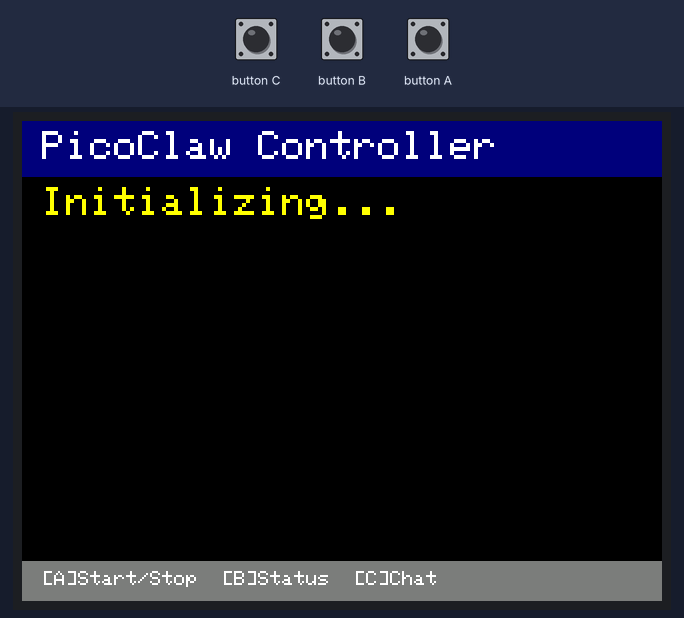
The sketch below on a simulated ESP32. Shown: 320×240 colour display. The test bench sets the inputs (shaded band). What the sketch prints to the serial monitor is not drawn.

Above: at 3.4 s.
3.5 s: button B pressed for 0.15 s
At 4.7 s:
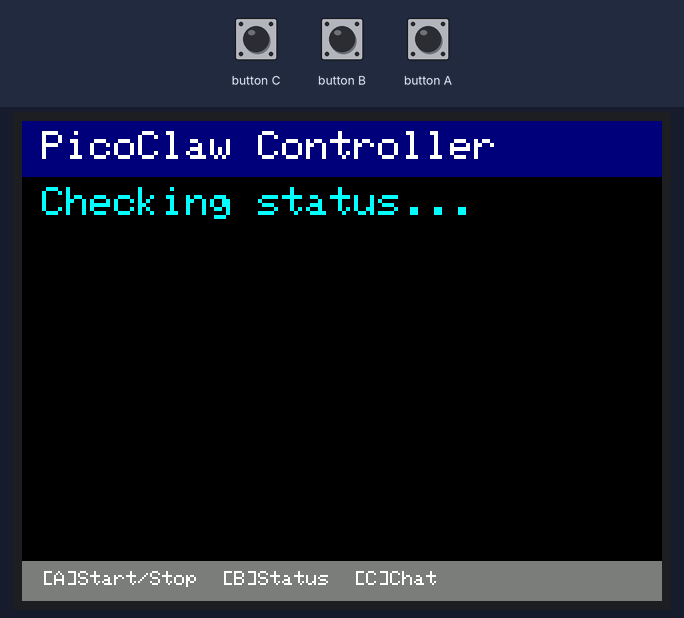
5.1 s: button C pressed for 0.15 s
At 6.4 s:
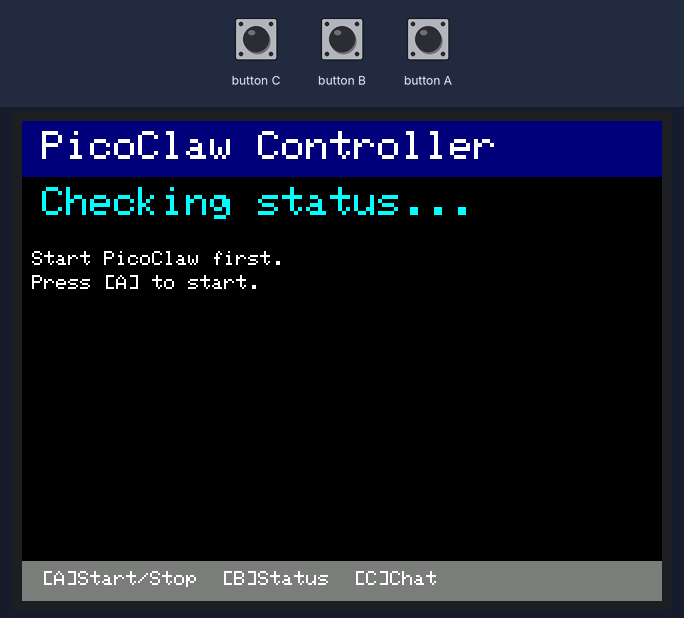
Timing chart, 0 to 8.1 s (numbered marks = the images above; inputs shaded):
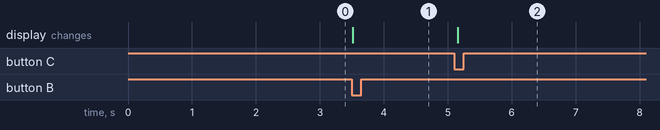

The sketch:

m5stack_picoclaw.ino
```cpp
/**
 * M5Stack PicoClaw Controller
 *
 * M5Stack Basic/Gray から LLM Module 上の PicoClaw を制御する
 * Arduino スケッチ。
 *
 * 機能:
 *   - ボタンA: PicoClaw 起動/停止
 *   - ボタンB: ステータス確認
 *   - ボタンC: チャットモード（シリアルから入力）
 *   - 画面: ステータス表示、チャット応答表示
 *
 * 必要なライブラリ:
 *   - M5Stack (Board Manager: M5Stack)
 *   - ArduinoJson
 *
 * 接続:
 *   M5Stack Core (ESP32) <--UART--> LLM Module (AX630C)
 *   Port C: GPIO16(RX), GPIO17(TX) @ 115200bps
 */

#include <M5Stack.h>
#include <ArduinoJson.h>

// --- UART 設定 ---
#define LLM_SERIAL    Serial2
#define LLM_BAUD      115200
#define LLM_RX_PIN    16  // Port C RX
#define LLM_TX_PIN    17  // Port C TX

// --- 状態管理 ---
enum AppState {
    STATE_INIT,
    STATE_READY,
    STATE_STARTING,
    STATE_RUNNING,
    STATE_CHATTING,
    STATE_ERROR
};

AppState currentState = STATE_INIT;
String lastResponse = "";
String inputBuffer = "";
unsigned long lastPingTime = 0;
const unsigned long PING_INTERVAL = 10000;  // 10秒ごとにping

// --- 画面レイアウト ---
const int HEADER_Y = 0;
const int STATUS_Y = 30;
const int CONTENT_Y = 60;
const int FOOTER_Y = 220;

// --- 関数プロトタイプ ---
void drawHeader();
void drawStatus(const char* status, uint16_t color);
void drawContent(const String& text);
void drawFooter();
void sendCommand(const String& action, const String& prompt = "");
void processResponse(const String& line);
void handleButtonA();
void handleButtonB();
void handleButtonC();
void handleSerialInput();

void setup() {
    M5.begin();
    Serial.begin(115200);
    LLM_SERIAL.begin(LLM_BAUD, SERIAL_8N1, LLM_RX_PIN, LLM_TX_PIN);

    M5.Lcd.setTextSize(2);
    M5.Lcd.fillScreen(BLACK);

    drawHeader();
    drawStatus("Initializing...", YELLOW);
    drawFooter();

    Serial.println("[M5Stack PicoClaw Controller]");
    Serial.println("Waiting for UART bridge...");

    // 初期化完了後 ping を送信
    delay(2000);
    sendCommand("ping");

    currentState = STATE_INIT;
}

void loop() {
    M5.update();

    // UART からのレスポンスを処理
    while (LLM_SERIAL.available()) {
        char c = LLM_SERIAL.read();
        if (c == '\n') {
            if (inputBuffer.length() > 0) {
                processResponse(inputBuffer);
                inputBuffer = "";
            }
        } else if (c != '\r') {
            inputBuffer += c;
        }
    }

    // USB シリアルからの入力（チャットモード用）
    handleSerialInput();

    // ボタン処理
    if (M5.BtnA.wasPressed()) handleButtonA();
    if (M5.BtnB.wasPressed()) handleButtonB();
    if (M5.BtnC.wasPressed()) handleButtonC();

    // 定期的な ping
    if (currentState != STATE_INIT && millis() - lastPingTime > PING_INTERVAL) {
        sendCommand("ping");
        lastPingTime = millis();
    }

    delay(10);
}

// --- コマンド送信 ---
void sendCommand(const String& action, const String& prompt) {
    StaticJsonDocument<512> doc;
    doc["action"] = action;
    if (prompt.length() > 0) {
        doc["prompt"] = prompt;
    }

    String json;
    serializeJson(doc, json);
    LLM_SERIAL.println(json);

    Serial.print("[TX] ");
    Serial.println(json);
}

// --- レスポンス処理 ---
void processResponse(const String& line) {
    Serial.print("[RX] ");
    Serial.println(line);

    StaticJsonDocument<2048> doc;
    DeserializationError err = deserializeJson(doc, line);
    if (err) {
        Serial.print("JSON parse error: ");
        Serial.println(err.c_str());
        return;
    }

    const char* type = doc["type"] | "unknown";
    const char* data = doc["data"] | "";

    if (strcmp(type, "pong") == 0) {
        if (currentState == STATE_INIT) {
            currentState = STATE_READY;
            drawStatus("Bridge Connected", GREEN);
            drawContent("PicoClaw ready.\nPress [A] to start.");
        }
    }
    else if (strcmp(type, "status") == 0) {
        if (strcmp(data, "picoclaw started") == 0) {
            currentState = STATE_RUNNING;
            drawStatus("PicoClaw Running", GREEN);
            drawContent("PicoClaw is active.\n\nPress [C] for chat mode.\nPress [A] to stop.");
        }
        else if (strcmp(data, "picoclaw stopped") == 0) {
            currentState = STATE_READY;
            drawStatus("PicoClaw Stopped", YELLOW);
            drawContent("Press [A] to start.");
        }
        else if (strcmp(data, "active") == 0) {
            currentState = STATE_RUNNING;
            drawStatus("PicoClaw Running", GREEN);
        }
        else if (strcmp(data, "inactive") == 0 || strcmp(data, "failed") == 0) {
            currentState = STATE_READY;
            drawStatus("PicoClaw Stopped", YELLOW);
        }
        else if (strcmp(data, "bridge ready") == 0) {
            currentState = STATE_READY;
            drawStatus("Bridge Ready", GREEN);
            drawContent("Press [A] to start PicoClaw.");
        }
        else {
            drawContent(String("Status: ") + data);
        }
    }
    else if (strcmp(type, "chat") == 0) {
        currentState = STATE_RUNNING;
        drawStatus("PicoClaw Running", GREEN);
        lastResponse = data;
        drawContent(lastResponse);
        Serial.print("[Chat Response] ");
        Serial.println(data);
    }
    else if (strcmp(type, "error") == 0) {
        drawStatus("Error", RED);
        drawContent(String("Error: ") + data);
        Serial.print("[Error] ");
        Serial.println(data);
    }
}

// --- ボタンハンドラ ---
void handleButtonA() {
    switch (currentState) {
        case STATE_READY:
            currentState = STATE_STARTING;
            drawStatus("Starting PicoClaw...", YELLOW);
            sendCommand("start");
            break;
        case STATE_RUNNING:
        case STATE_CHATTING:
            drawStatus("Stopping PicoClaw...", YELLOW);
            sendCommand("stop");
            break;
        default:
            sendCommand("ping");
            break;
    }
}

void handleButtonB() {
    drawStatus("Checking status...", CYAN);
    sendCommand("status");
}

void handleButtonC() {
    if (currentState == STATE_RUNNING) {
        currentState = STATE_CHATTING;
        drawStatus("Chat Mode", MAGENTA);
        drawContent("Type in Serial Monitor\nand press Enter to chat.\n\nPress [A] to exit.");
        Serial.println("\n--- Chat Mode ---");
        Serial.println("Type your message and press Enter:");
    } else if (currentState == STATE_CHATTING) {
        currentState = STATE_RUNNING;
        drawStatus("PicoClaw Running", GREEN);
        drawContent("Chat mode exited.");
    } else {
        drawContent("Start PicoClaw first.\nPress [A] to start.");
    }
}

// --- シリアル入力処理（チャットモード） ---
void handleSerialInput() {
    static String serialBuf = "";

    while (Serial.available()) {
        char c = Serial.read();
        if (c == '\n' || c == '\r') {
            if (serialBuf.length() > 0) {
                if (currentState == STATE_CHATTING || currentState == STATE_RUNNING) {
                    Serial.print("[Sending] ");
                    Serial.println(serialBuf);
                    drawStatus("Thinking...", YELLOW);
                    drawContent(String("Q: ") + serialBuf + "\n\nWaiting...");
                    sendCommand("chat", serialBuf);
                } else {
                    Serial.println("Not in chat mode. Press [C] first.");
                }
                serialBuf = "";
            }
        } else {
            serialBuf += c;
        }
    }
}

// --- 画面描画 ---
void drawHeader() {
    M5.Lcd.fillRect(0, HEADER_Y, 320, 28, NAVY);
    M5.Lcd.setTextColor(WHITE);
    M5.Lcd.setTextSize(2);
    M5.Lcd.setCursor(10, HEADER_Y + 5);
    M5.Lcd.print("PicoClaw Controller");
}

void drawStatus(const char* status, uint16_t color) {
    M5.Lcd.fillRect(0, STATUS_Y, 320, 25, BLACK);
    M5.Lcd.setTextColor(color);
    M5.Lcd.setTextSize(2);
    M5.Lcd.setCursor(10, STATUS_Y + 3);
    M5.Lcd.print(status);
}

void drawContent(const String& text) {
    M5.Lcd.fillRect(0, CONTENT_Y, 320, FOOTER_Y - CONTENT_Y, BLACK);
    M5.Lcd.setTextColor(WHITE);
    M5.Lcd.setTextSize(1);
    M5.Lcd.setCursor(5, CONTENT_Y + 5);

    // テキストを行ごとに描画（自動改行対応）
    int x = 5, y = CONTENT_Y + 5;
    int maxY = FOOTER_Y - 10;
    for (unsigned int i = 0; i < text.length() && y < maxY; i++) {
        char c = text.charAt(i);
        if (c == '\n') {
            x = 5;
            y += 12;
            M5.Lcd.setCursor(x, y);
        } else {
            M5.Lcd.print(c);
            x += 6;
            if (x > 310) {
                x = 5;
                y += 12;
                M5.Lcd.setCursor(x, y);
            }
        }
    }
}

void drawFooter() {
    M5.Lcd.fillRect(0, FOOTER_Y, 320, 20, DARKGREY);
    M5.Lcd.setTextColor(WHITE);
    M5.Lcd.setTextSize(1);
    M5.Lcd.setCursor(10, FOOTER_Y + 5);
    M5.Lcd.print("[A]Start/Stop  [B]Status  [C]Chat");
}
```

Measured:
- after the input at 3.5 s, the display: changes at once (image 1)
- after the input at 5.1 s, the display: changes after 0.05 s (image 2)
